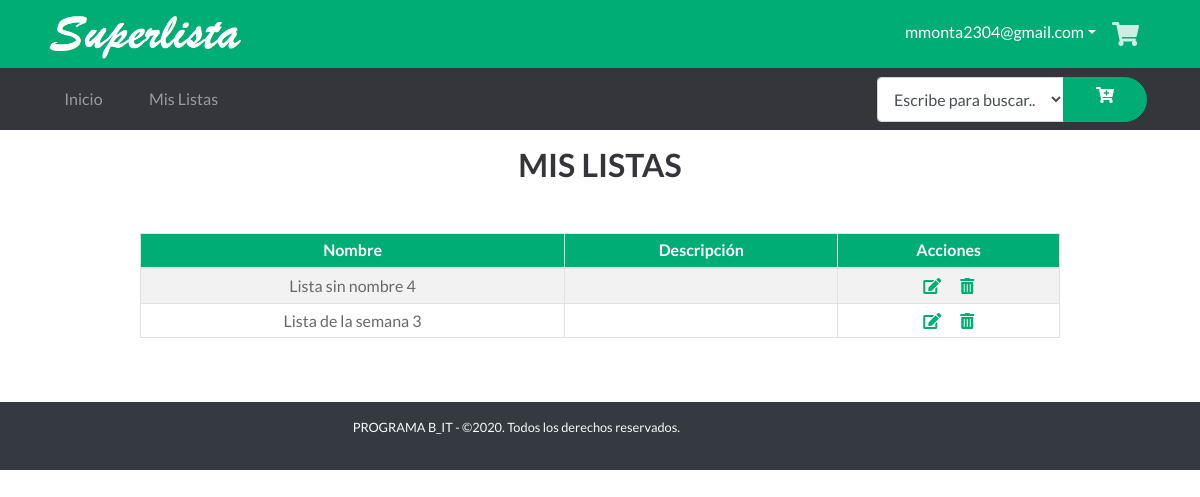
The page /MisListas (signed in) on the database as committed earlier.
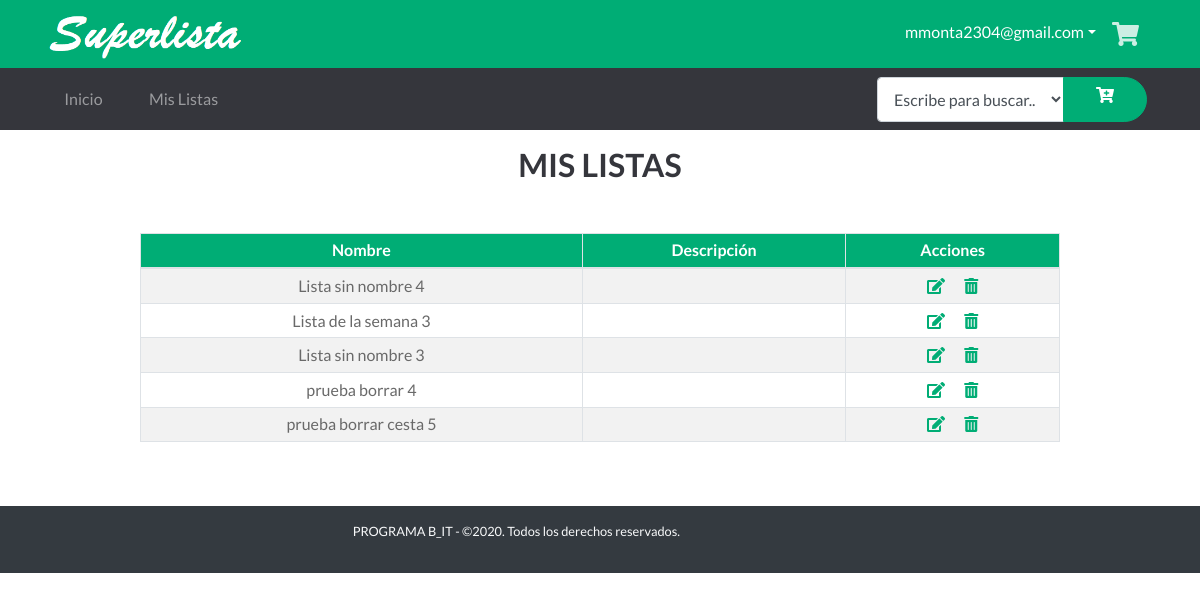
The same page on the database as committed later.
### tables this page shows
CREATE TABLE "Listas" (
	"Id"	INTEGER NOT NULL PRIMARY KEY AUTOINCREMENT UNIQUE,
	"UsuarioId"	INTEGER NOT NULL,
	"Nombre"	TEXT,
	"Descripcion"	TEXT,
	FOREIGN KEY("UsuarioId") REFERENCES "Usuarios"("Id")
);

### app.py (the view)
@app.route('/MisListas')  # Ruta Mis Listas
def MisListas():
    if 'nombre' in session:
        id = session['id']
        db = get_db()
        cur = db.cursor()
        find_lists = (
            "SELECT Id, Nombre, Descripcion FROM Listas WHERE UsuarioId = ?")
        cur.execute(find_lists, [(id)])
        resultado = [dict(Id=row[0], Nombre=row[1], Descripcion=row[2])
                     for row in cur.fetchall()]
        db.close()
        return render_template('mis_listas.html', listas=resultado)
    else:
        return redirect("/")

### app.py (called while the page is built)
def get_db():
    db = getattr(g, '_database', None)
    if db is None:
        db = g._database = sqlite3.connect('database1.db')
    return db

@app.teardown_appcontext
def close_connection(exception):
    db = getattr(g, '_database', None)
    if db is not None:
        db.close()

### templates/mis_listas.html
{% extends "layout_logged_in.html" %}
{% block content %}
<section id="mislistas">
    <header class="py-3 text-secondary text-center position-relative">
        <h2 class="display-6 font-weight-bold">MIS LISTAS</h2>
    </header>
    <br>
    <div class="container">
        <div class="row justify-content-center">
            <div class="col-sm-10 text-center">
                <table class="table table-bordered table-striped table-sm">
                    <thead class="table bg-primary text-white ">
                      <tr>
                        <th scope="col">Nombre</th>
                        <th scope="col">Descripción</th>
                        <th scope="col">Acciones</th>
                      </tr>
                    </thead>
                    <tbody>
                      {% for lista in listas %}
                        <tr>
                            <td>{{ lista.Nombre }}</td>
                            <td>{{ lista.Descripcion }}</td>
                            <td>
                                <a href="/EditarLista/{{lista.Id}}"><i class="fas fa-edit text-primary fa-1x px-2"></i></a>
                                <a href="/DeleteLista/{{lista.Id}}"><i class="fas fa-trash-alt text-primary fa-1x px-2"></i></a>
                            </td>
                        </tr>
                      {% endfor %}
                    </tbody>
                </table>
            </div>
        </div>
    </div>
</section>
{% endblock %}

Rows that differ between the two databases and show on the page:
now on this page (row edited): Listas: Nombre "Lista sin nombre 3"
added Listas: Nombre "prueba borrar 4"
added Listas: Nombre "prueba borrar cesta 5"
